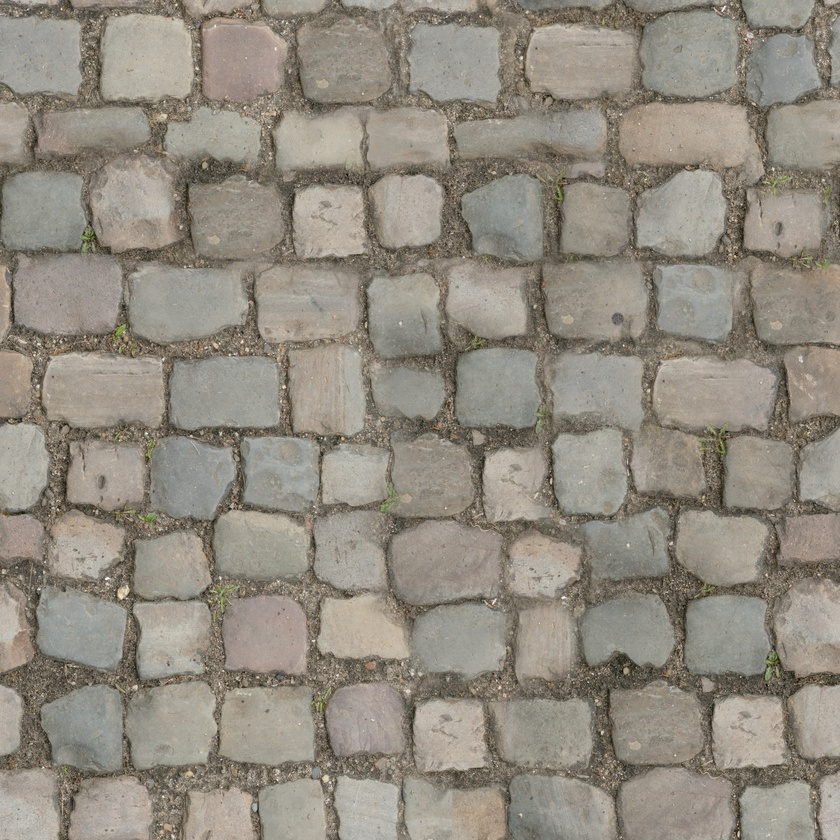
#> input picture resources/cobblestone_floor_08_diff_2k.jpg, 840 x 840 px, shrunk from 2048 x 2048 before the run
$ python gltf_to_obj_texture.py
#> lines starting #> are read from the running program, lines starting #| are printed output that depends on the picture
from PIL import Image
import os
import tkinter as tk
from tkinter import filedialog

def split_metallic_roughness():
    # Open file dialog
    root = tk.Tk()
    root.withdraw()  # Hide main window
    file_path = filedialog.askopenfilename(
        title="Select Metallic-Roughness Texture",
        filetypes=[("PNG Images", "*.png"), ("All Files", "*.*")]
    )
#> the answer given: ../resources/cobblestone_floor_08_diff_2k.jpg
    if not file_path:
        print("No file selected.")
        return

    # Load image
    img = Image.open(file_path)
#> img is the input picture: PIL image 840x840 RGB; mean R, G, B 145.7, 139.4, 127.7
    if img.mode != 'RGB':
        img = img.convert('RGB')

    r, g, b = img.split()
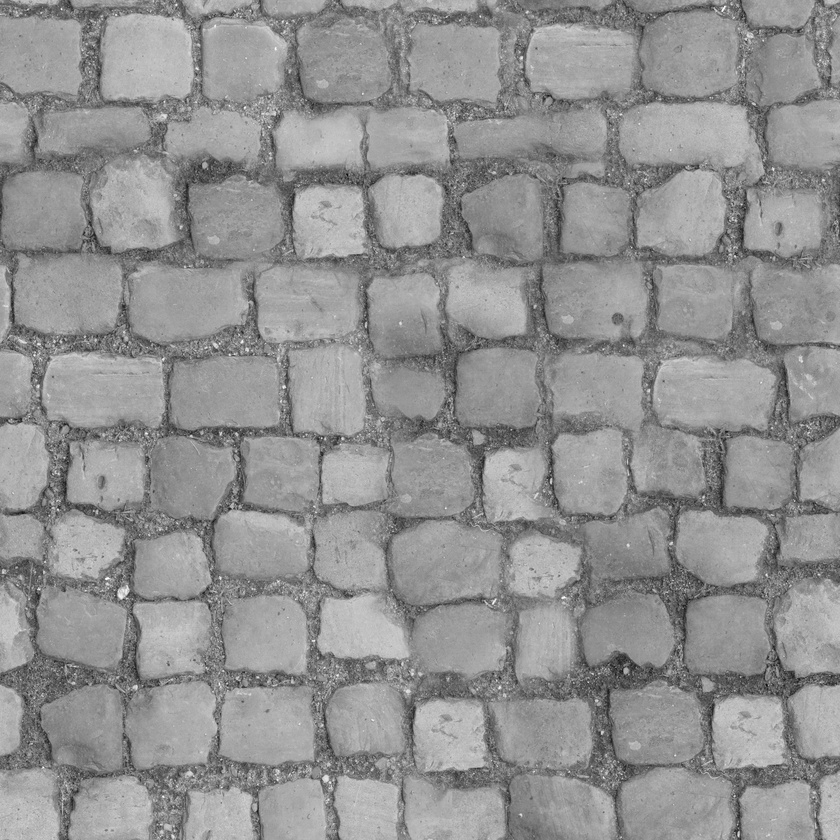
#> r: PIL image 840x840 L; min 10, max 255, mean 145.7
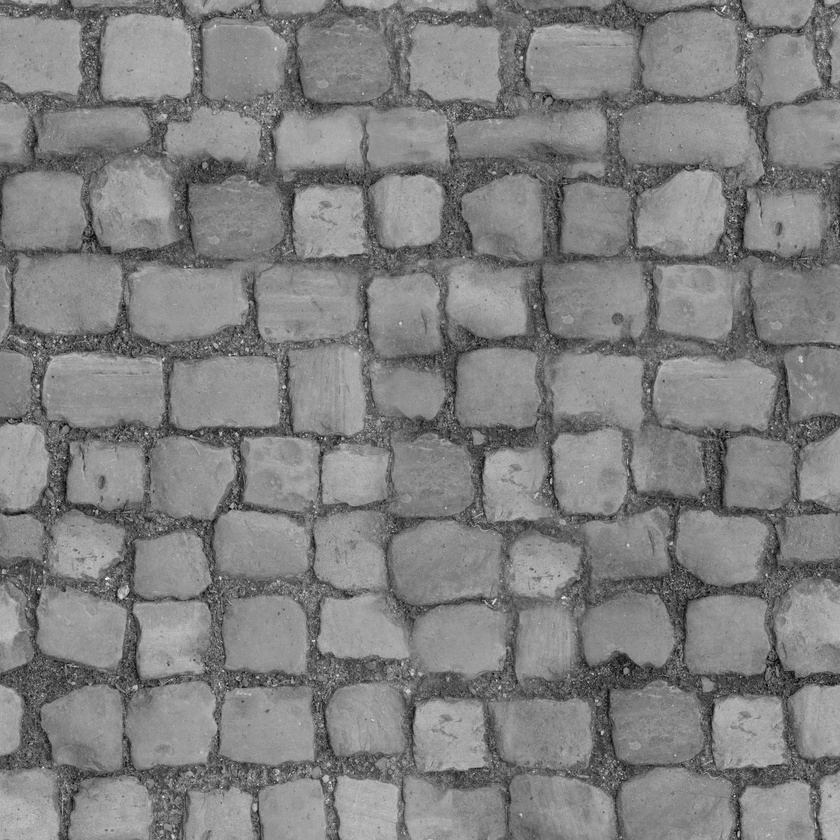
#> b: PIL image 840x840 L; min 0, max 246, mean 127.7

    folder, filename = os.path.split(file_path)
    name, ext = os.path.splitext(filename)

    # Save AO (R), Roughness (G), Metallic (B)
    ao_path = os.path.join(folder, f"{name}_AO.png")
    roughness_path = os.path.join(folder, f"{name}_Roughness.png")
    metallic_path = os.path.join(folder, f"{name}_Metallic.png")

    r.save(ao_path)
    g.save(roughness_path)
    b.save(metallic_path)

    print(f"Saved:\n  AO: {ao_path}\n  Roughness: {roughness_path}\n  Metallic: {metallic_path}")

if __name__ == "__main__":
    split_metallic_roughness()
